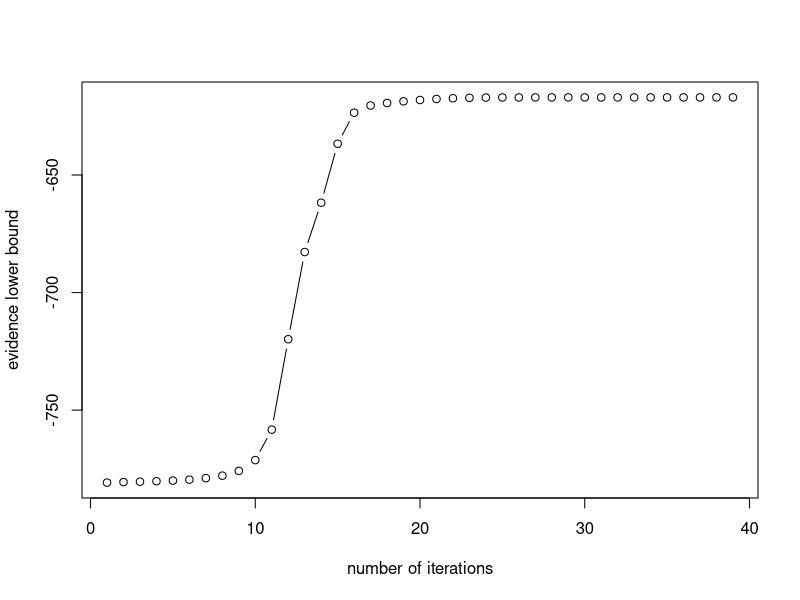
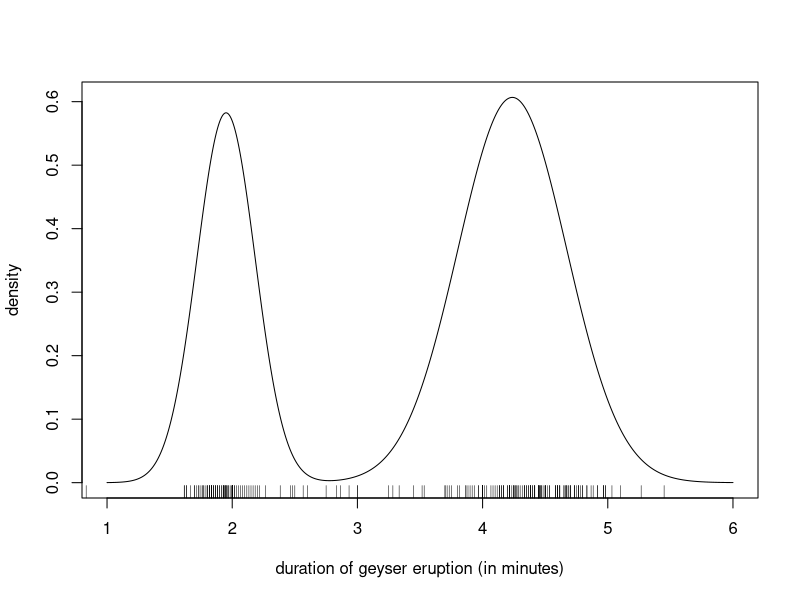

Source code (R) for these figures, in order:
## ---- chunk 1
#############################################################
## CAVI algorithm for K-components Gaussian mixture models
#############################################################
# Parameters are
# 1) weights w (probability of components)
# 2) cluster means mu
# 3) cluster variance sigma_sq
# 4) binary indicators of clusters "a" (data augmentation)
CAVI_gauss_mixt <- function(K = 2L, y,
                prior_mean_mu = rep(0, K),
                prior_var_mu = rep(1e8, K),
                prior_shape_var = rep(0.01, K),
                prior_rate_var = rep(0.01, K),
                prior_shape_weights = 0.01,
                maxiter = 1000L,
                tol = 1e-8
                ){
  stopifnot(K >= 1)
  K <- as.integer(K)
  n <- length(y)
  # ELBO normalizing constant (only depends on hyperparameters)
lcst <- 0.5*K*(1-n*log(2*pi)) +
  lgamma(K*prior_shape_weights) -
  K*lgamma(prior_shape_weights) -
  lgamma(n + K*prior_shape_weights)  +
  sum(prior_shape_var*log(prior_rate_var)) -
  sum(lgamma(prior_shape_var))
# Initialization
mu <- runif(K)*diff(range(y))
sigma_sq <- alpha <- rep(1, K)
A <- B <- rep(1, K) # K vector
ELBO <- numeric(maxiter)
nu <- matrix(NA, nrow = n, ncol = K)
# CAVI runs
for(b in seq_len(maxiter)){
  for(k in seq_len(K)){
    nu[, k] <- exp(digamma(alpha[k]) + 0.5*digamma(A[k]) - 0.5*log(B[k]) -
                   0.5*A[k]/B[k]*((y-mu[k])^2+ sigma_sq[k]))
  }
  omega <- nu/rowSums(nu) # Probability of components for each obs
  om <- colSums(omega) # sample size in each cluster
  sigma_sq <- 1/(1/prior_var_mu + A*om/B) # posterior variance of cluster
  mu <- sigma_sq*(prior_mean_mu/prior_var_mu + A/B*colSums(omega * y)) # posterior mean of cluster
  alpha <- prior_shape_weights + om
  A <- prior_shape_var + 0.5*om
  B <- prior_rate_var + 0.5*(colSums(omega*(outer(y, mu, FUN = "-")^2)) + om*sigma_sq)
  # Compute ELBO
  ELBO[b] <- lcst + sum(lgamma(A) - A*log(B) +
    lgamma(alpha) + 0.5*(log(sigma_sq) - log(prior_var_mu)) -
    0.5*((mu-prior_mean_mu)^2 + sigma_sq)/prior_var_mu) -
    sum(omega*log(omega+1e-80))
  if(b >=2){
    if((ELBO[b]-ELBO[b-1]) < tol){
      break
    }
  }
}
list(elbo = ELBO[1:b],
     mu_mean = mu,
     mu_var = sigma_sq,
     sigmasg_shape = A,
     sigmasg_rate = B,
     weights_alpha = alpha,
     probs = omega,
     mean_probs = alpha/sum(alpha),
     cluster_probs = colSums(omega)/sum(omega)
)
}
## ---- chunk 2
# Fit the model
data(geyser, package = "MASS")
mixt <- CAVI_gauss_mixt(K = 2, y = geyser$duration)
plot(mixt$elbo, 
     xlab = "number of iterations", 
     ylab = "evidence lower bound", 
     type = "b")
# Compute posterior mean of mean, variance and probability of each cluster
post_prob <- mixt$mean_probs
post_mean <- mixt$mu_mean
post_sd <- sqrt(mixt$sigmasg_rate/(mixt$sigmasg_shape-1))
# Plot the mixture density at posterior mean
curve(post_prob[1]*dnorm(x, mean = post_mean[1], sd = post_sd[1]) +
        post_prob[2]*dnorm(x, mean = post_mean[2], sd = post_sd[2]),
      from = 1,
      to = 6,
      n = 1001,
      xlab = "duration of geyser eruption (in minutes)",
      ylab = "density")
rug(geyser$duration)
